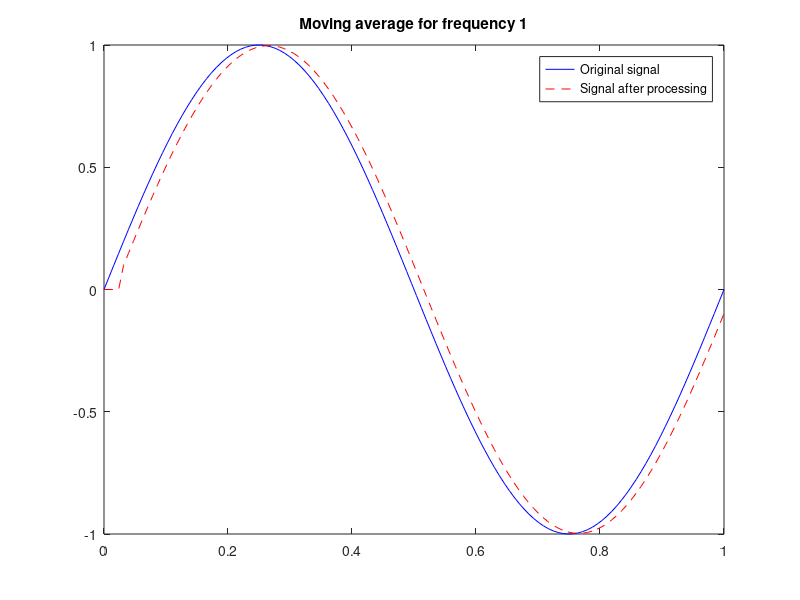
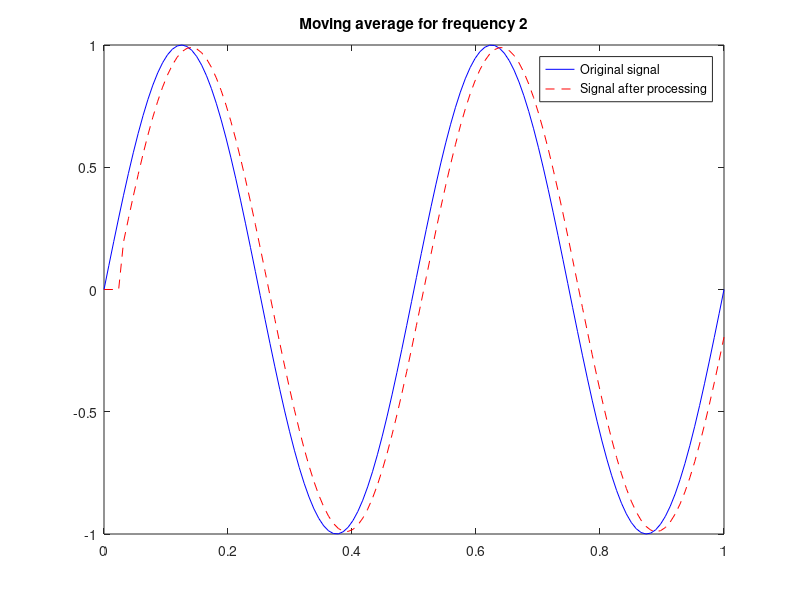
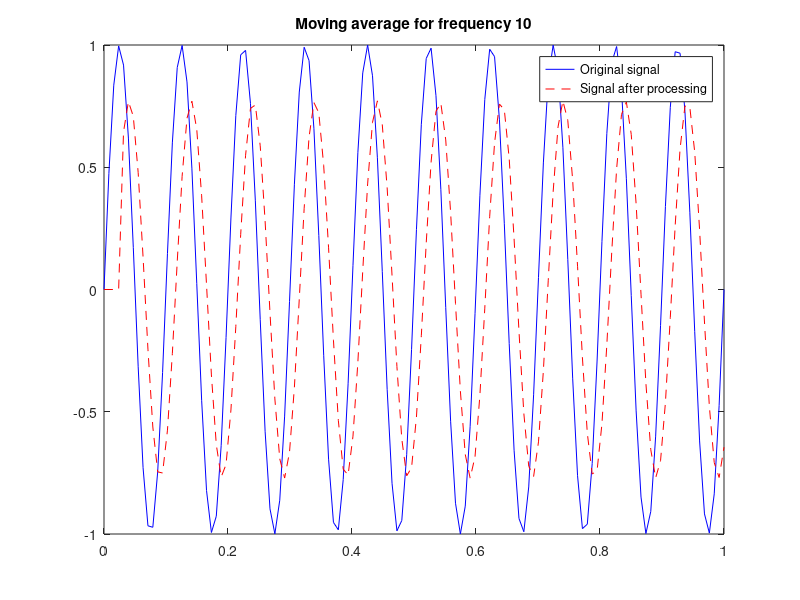
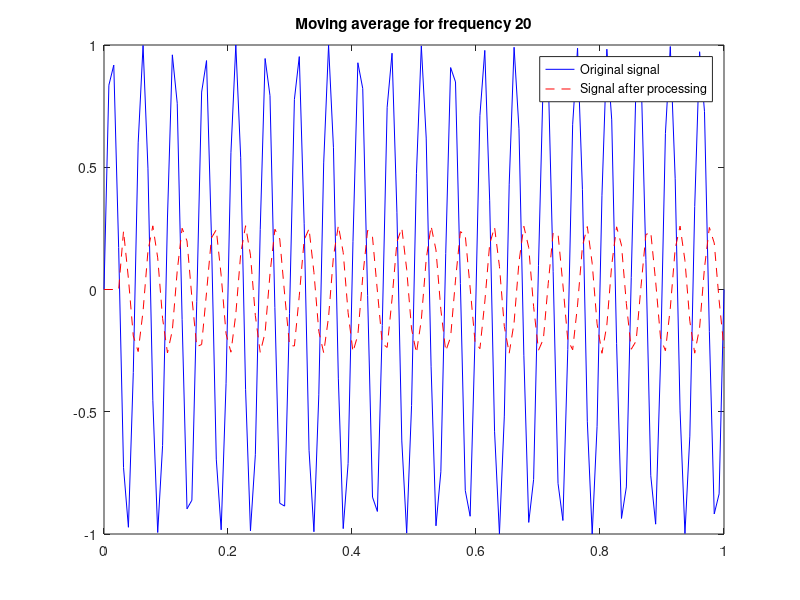

Write the MATLAB code that produced these figures, in order.
close all;
 
f= [1, 2, 10, 20, 50, 100];
wvec = [0.2, 0.2, 0.2, 0.2, 0.2];
np = length(wvec);
 
 
fm = 10;
tm = 1/fm;
t = linspace(0, 1, 128);
for i=1:length(f)
    s=sin(2*pi*f(i)*t);
    s1 = zeros(1,128);
    for j=np:128
        idx1 = j-np+1;
        idx2 = j;
        s1(j) = s(idx1:idx2) * wvec';        
    end
    h = figure;
    plot(t,s, 'b-');
    hold on;
    plot(t, s1, 'r--');
    ylim([-1, 1]);
    legend('Original signal', 'Signal after processing');
    title(['Moving average for frequency ', num2str(f(i))]);
    print(h, '-dpng', ['mavg_freq_', num2str(f(i)), '.png']);
end